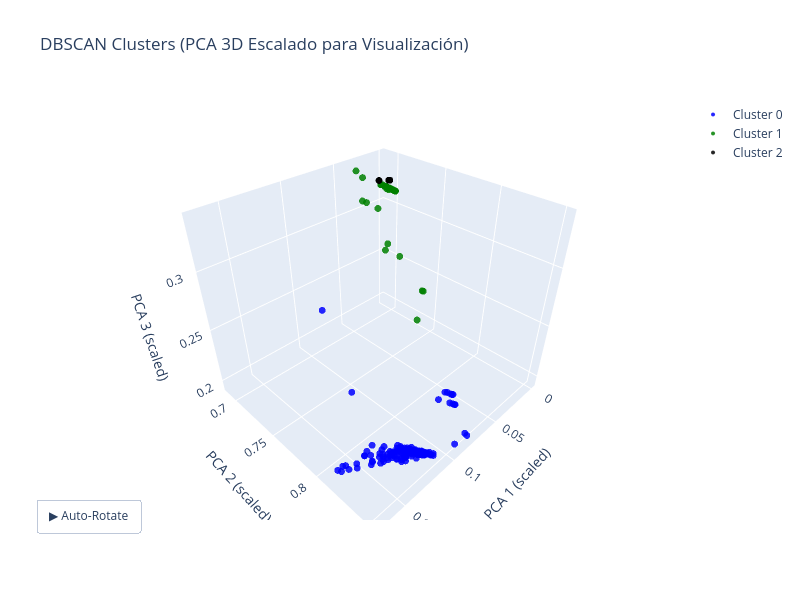

The code cell stored with this chart in its notebook:
### Code cell
X_pca = pca.fit_transform(X_scaled)
# ==========================
# 1.1) ESCALAR PCA SOLO PARA VISUALIZAR
# ==========================
scaler_vis = MinMaxScaler()
X_pca_vis = scaler_vis.fit_transform(X_pca)

# ==========================
# 2) Preparar clusters
# ==========================
clusters = df_reduced_noise_2['cluster'].values
unique_clusters = np.unique(clusters)

# ==========================
# 3) Crear figura interactiva
# ==========================
fig = go.Figure()
colors = ['red', 'blue', 'green', 'black', 'purple', 'brown',
          'pink', 'gray', 'cyan', 'magenta']

for i, cluster in enumerate(unique_clusters):
    if cluster == -1:
        continue
    cluster_mask = clusters == cluster
    label = f"Cluster {cluster}" if cluster != -1 else "Noise"

    fig.add_trace(go.Scatter3d(
        x=X_pca_vis[cluster_mask, 0],
        y=X_pca_vis[cluster_mask, 1],
        z=X_pca_vis[cluster_mask, 2],
        mode='markers',
        marker=dict(
            size=4,
            color=colors[i % len(colors)],
            opacity=0.85
        ),
        name=label
    ))

# ==========================
# 4) Layout
# ==========================
fig.update_layout(
    title="DBSCAN Clusters (PCA 3D Escalado para Visualización)",
    scene=dict(
        xaxis_title='PCA 1 (scaled)',
        yaxis_title='PCA 2 (scaled)',
        zaxis_title='PCA 3 (scaled)'
    ),
    width=800,
    height=600
)


import numpy as np

# ==========================
# 4.1) Añadir rotación automática
# ==========================

def rotate_camera(angle):
    return dict(
        eye=dict(
            x=2*np.cos(angle),
            y=2*np.sin(angle),
            z=0.5
        )
    )

frames = []
angles = np.linspace(0, 2*np.pi, 120)  # 120 pasos para 360°

for angle in angles:
    frames.append(
        go.Frame(layout=dict(scene_camera=rotate_camera(angle)))
    )

fig.frames = frames

fig.update_layout(
    updatemenus=[
        dict(
            type="buttons",
            showactive=False,
            buttons=[
                dict(
                    label="▶ Auto-Rotate",
                    method="animate",
                    args=[
                        None,
                        dict(frame=dict(duration=50, redraw=True),
                             fromcurrent=True,
                             transition=dict(duration=0))
                    ]
                )
            ],
            x=0.1,
            y=0.05
        )
    ]
)


# ==========================
# 5) Mostrar figura
# ==========================
fig.show()
